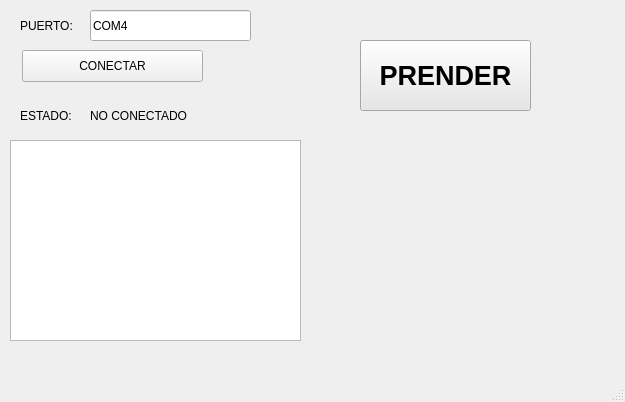
<?xml version="1.0" encoding="UTF-8"?>
<ui version="4.0">
 <class>MainWindow</class>
 <widget class="QMainWindow" name="MainWindow">
  <property name="geometry">
   <rect>
    <x>0</x>
    <y>0</y>
    <width>625</width>
    <height>402</height>
   </rect>
  </property>
  <property name="windowTitle">
   <string>MainWindow</string>
  </property>
  <widget class="QWidget" name="centralwidget">
   <widget class="QPushButton" name="btn_accion">
    <property name="geometry">
     <rect>
      <x>22</x>
      <y>50</y>
      <width>181</width>
      <height>32</height>
     </rect>
    </property>
    <property name="text">
     <string>CONECTAR</string>
    </property>
   </widget>
   <widget class="QLineEdit" name="txt_puerto">
    <property name="geometry">
     <rect>
      <x>90</x>
      <y>10</y>
      <width>161</width>
      <height>31</height>
     </rect>
    </property>
    <property name="text">
     <string>COM4</string>
    </property>
   </widget>
   <widget class="QLabel" name="label">
    <property name="geometry">
     <rect>
      <x>20</x>
      <y>10</y>
      <width>61</width>
      <height>31</height>
     </rect>
    </property>
    <property name="text">
     <string>PUERTO:</string>
    </property>
   </widget>
   <widget class="QLabel" name="label_2">
    <property name="geometry">
     <rect>
      <x>20</x>
      <y>100</y>
      <width>61</width>
      <height>31</height>
     </rect>
    </property>
    <property name="text">
     <string>ESTADO:</string>
    </property>
   </widget>
   <widget class="QLabel" name="txt_estado">
    <property name="geometry">
     <rect>
      <x>90</x>
      <y>100</y>
      <width>151</width>
      <height>31</height>
     </rect>
    </property>
    <property name="text">
     <string>NO CONECTADO</string>
    </property>
   </widget>
   <widget class="QListWidget" name="lw_datos">
    <property name="geometry">
     <rect>
      <x>10</x>
      <y>140</y>
      <width>291</width>
      <height>201</height>
     </rect>
    </property>
   </widget>
   <widget class="QPushButton" name="btn_control_led">
    <property name="geometry">
     <rect>
      <x>360</x>
      <y>40</y>
      <width>171</width>
      <height>71</height>
     </rect>
    </property>
    <property name="font">
     <font>
      <pointsize>20</pointsize>
      <weight>75</weight>
      <bold>true</bold>
     </font>
    </property>
    <property name="styleSheet">
     <string notr="true">background-color: rgb(231, 231, 231);
color: rgb(0, 0, 0);</string>
    </property>
    <property name="text">
     <string>PRENDER</string>
    </property>
   </widget>
  </widget>
  <widget class="QMenuBar" name="menubar">
   <property name="geometry">
    <rect>
     <x>0</x>
     <y>0</y>
     <width>625</width>
     <height>21</height>
    </rect>
   </property>
  </widget>
  <widget class="QStatusBar" name="statusbar"/>
 </widget>
 <resources/>
 <connections/>
</ui>
